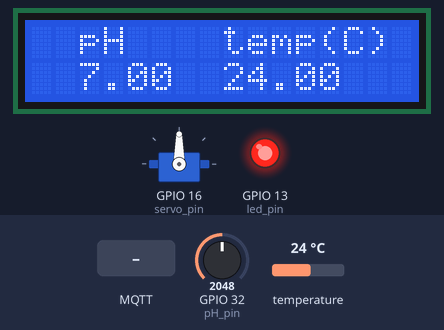
Bench run of a program on a simulated ESP32. Parts: 16×2 character LCD, servo, output pins drawn as LEDs (lit = HIGH). The inputs (shaded band) are chosen by the test bench; at power-on: temperature 24 °C, GPIO 32 (pH_pin) = 2048. WiFi joins after 1.5 s; servers stay silent unless stated; no MQTT or app messages arrive unless stated; what the program prints to the serial monitor is not drawn.

Above: at 3.3 s.
3.4 s: MQTT message "aqua/Servo" arrives on the third subscribed topic
At 4.5 s:
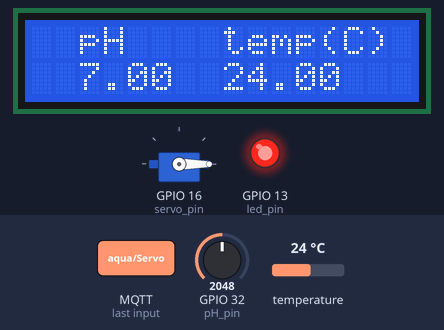
9.6 s: temperature set to 25.7 °C
At 11.2 s:
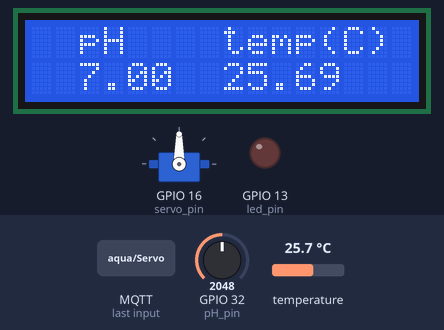
15.8 s: GPIO 32 (pH_pin) set to 2436
At 18.1 s:
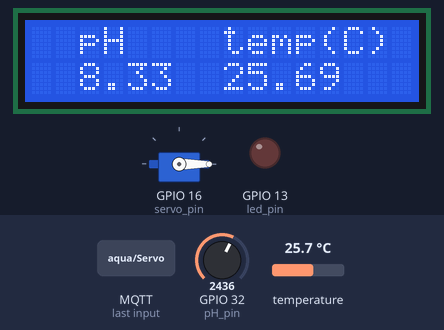
18.2 s: GPIO 32 (pH_pin) set to 2522
At 19.5 s:
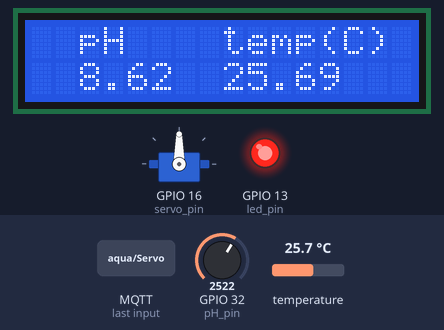
20.2 s: temperature set to 12 °C
At 21.2 s:
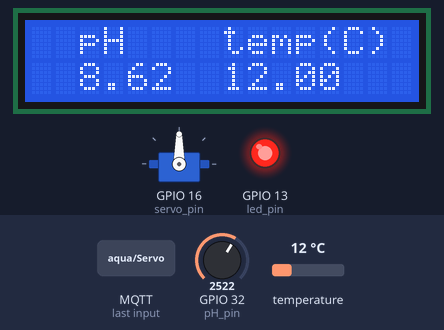
22.2 s: temperature set to 19 °C
At 24.6 s:
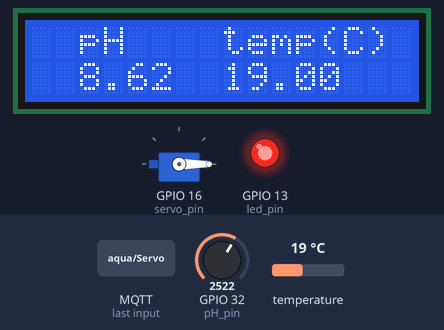
Timing chart, 0 to 25.2 s (numbered marks = the images above; inputs shaded):
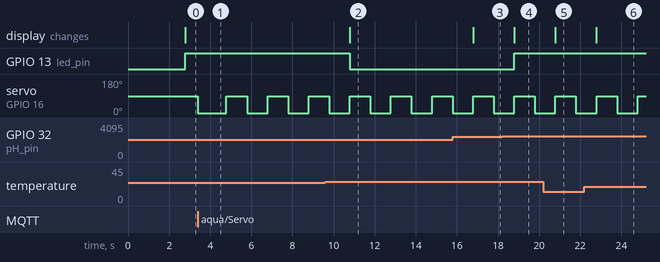

Measured:
- the behaviour switches between 24.9 and 25 °C on temperature (found by bisection; images 1 and 2)
- the behaviour switches between 2486 and 2487 on GPIO 32 (pH_pin) (found by bisection; images 3 and 4)
- after the input at 3.4 s, servo on GPIO 16 (servo_pin): 90° → 0° at once, then repeats every 2.0 s: 90° 1.0 s, 0° 1.0 s
- after the input at 9.6 s, GPIO 13 (led_pin): HIGH → LOW after 1.2 s; the display: changes after 1.2 s (image 2)
- after the input at 15.8 s, the display: changes after 0.99 s (image 3)
- after the input at 18.2 s, GPIO 13 (led_pin): LOW → HIGH after 0.59 s; the display: changes after 0.59 s (image 4)
- after the input at 20.2 s, the display: changes after 0.59 s (image 5)
- after the input at 22.2 s, the display: changes after 0.59 s (image 6)

The program:

main.cpp
```cpp
#include <LiquidCrystal_I2C.h>
#include <DallasTemperature.h>
#include <PubSubClient.h>
#include <OneWire.h>
#include <WiFi.h>
#include <cstring>
#include <ThingSpeak.h>
#include <ESP32Servo.h>
#include <queue>  // Sử dụng queue

using namespace std;

#define led_pin 13
#define tmp_pin 4
#define pH_pin 32
#define servo_pin 16

#define pubish_cycle 2000 //ms
// cập nhật dữ liệu lên thingspeak sau 7 phút rưỡi
#define thing_speak 450000 //ms

const char* ssid = "Wokwi-GUEST";
const char* password = "";

const char* mqttServer = "test.mosquitto.org";
const int mqttPort = 1883;
const char* mqttID = "vankt23";
const char* publishSensorTopic = "aqua/sensor's";
const char* feedTopic = "aqua/Servo";

// Thingspeak config
const unsigned long myChannelID = 2624543;
const char* myWriteAPIKey = "HSEZ9JK5G263RF5U";
const char* myReadAPIKey = "YA3LFQ0FBOO1RHIW";

// Thông tin Thingspeak cho `amount`
const unsigned long amountChannelID = 2627892;
const char* amountWriteAPIKey = "1CEPY8UDF09GUFSH";

const int oneWireBus = 4;

OneWire oneWire(oneWireBus);
DallasTemperature sensors(&oneWire);

LiquidCrystal_I2C lcd(0x27, 16, 2);

// default settings
float pH_upper_Limit = 8.5;
float pH_lower_Limit = 7;
float tmp_upper_Limit = 32;
float tmp_lower_Limit = 25;

bool warning = false;

WiFiClient espClient;
PubSubClient client(espClient);

Servo fishFeederServo;
int feedTimes = 0;

// Queue lưu trữ các giá trị amount cần gửi
queue<int> amountQueue;

float pH;
float tmp;

void connectToWiFi();
void connectToMQTT();
void readInfo();
void publish();
void feedFish();
void publishLimits();
void getRange(char* msg, char* topic);
void callback(char* topic, byte* payload, unsigned int length);

void connectToWiFi(){
  Serial.println();
  Serial.print("Connecting to ");
  Serial.println(ssid);
  WiFi.begin(ssid, password);

  while (WiFi.status() != WL_CONNECTED) {
    delay(100);
    Serial.print(".");
  }
  Serial.println("");
  Serial.println("WiFi connected");
  Serial.println("IP address: ");
  Serial.println(WiFi.localIP());
}

void connectToMQTT(){
  while (!client.connected()) {
    Serial.print("Connecting to MQTT...");
    if (client.connect(mqttID)) {
      Serial.println("connected");
      client.subscribe("aqua/sensor/tmpLimit");
      client.subscribe("aqua/sensor/pHLimit");
      client.subscribe("aqua/Servo");
    } else {
      Serial.print("failed with state ");
      Serial.println(client.state());
      delay(100);
    }
  }
}

void readInfo(){
  sensors.requestTemperatures();
  tmp = sensors.getTempCByIndex(0);
  pH = analogRead(pH_pin);
  pH = pH * 14.0 / 4095.0; // Chuyển đổi giá trị ADC 12-bit sang giá trị pH

  warning = (pH < pH_lower_Limit || pH > pH_upper_Limit
             || tmp < tmp_lower_Limit || tmp > tmp_upper_Limit);
}

void ledDisplay()
{
  if (warning) digitalWrite(led_pin, HIGH);
  else digitalWrite(led_pin, LOW);
}

void displayInfo(){
  readInfo();
  lcd.setCursor(0, 1);
  lcd.print("                ");
  lcd.setCursor(2, 1);
  lcd.print(pH);
  lcd.setCursor(8, 1);
  lcd.print(tmp);
  ledDisplay();
}

void publish() {
  if (!client.connected()) {
    connectToMQTT();
  }
  char temperatureString[7];
  dtostrf(tmp, 1, 2, temperatureString);

  char pHString[7];
  dtostrf(pH, 1, 2, pHString);

  char combinedString[16];
  snprintf(combinedString, sizeof(combinedString), "%s,%s", temperatureString, pHString);

  client.publish(publishSensorTopic, combinedString, 0);
}

void sendAmountFromQueue() {
  if (!amountQueue.empty()) {
    int amount = amountQueue.front();  // Lấy giá trị đầu tiên từ queue

    ThingSpeak.setField(1, amount);
    int result = ThingSpeak.writeFields(amountChannelID, amountWriteAPIKey);

    if (result == 200) {
      Serial.println("Amount sent successfully from queue");
      amountQueue.pop();  // Xóa giá trị đã gửi thành công khỏi queue
    } else {
      Serial.println("Error sending amount from queue, retrying...");
    }
  }
}

void feedFish() {
  static int last_call =  0;
  static bool opening = false;
  int current = millis();
  if (current - last_call < 1000) return;
  last_call = current;
  if (!opening)
  {
    // fishFeederServo.writeMicroseconds(1000);
    fishFeederServo.write(0);
    opening = true;
  }
  else
  {
    // fishFeederServo.writeMicroseconds(1500);
    fishFeederServo.write(90);
    opening = false;
    feedTimes--;
  }
}

void setup(){
  Serial.begin(115200);

  lcd.init();
  lcd.backlight();
  lcd.setCursor(2, 0);
  lcd.print("pH");
  lcd.setCursor(8, 0);
  lcd.print("temp(C)");

  pinMode(pH_pin, INPUT);
  pinMode(tmp_pin, INPUT);
  pinMode(led_pin, OUTPUT);
  fishFeederServo.attach(servo_pin);

  sensors.begin();
  ThingSpeak.begin(espClient);

  connectToWiFi();
  client.setServer(mqttServer, mqttPort);
  connectToMQTT();
  client.setCallback(callback);
}

void loop()
{
  if (!client.connected()) {
    connectToMQTT();
  }
  client.loop();

  if (feedTimes > 0) {
    feedFish();
  }

  static int last_sent = 0;
  int current = millis();
  if (current - last_sent >= pubish_cycle)
  {
    last_sent = current;
    displayInfo();
    publish();
  }

  // Gửi amount từ queue lên ThingSpeak sau mỗi 7'30s
  static int thingSpeak_last_sent = 0;
  if (current - thingSpeak_last_sent >= thing_speak)
  {
    thingSpeak_last_sent = current;
    ThingSpeak.setField(1,tmp);
    ThingSpeak.setField(2,pH);
    int msg = ThingSpeak.writeFields(myChannelID, myWriteAPIKey);
    if (msg == 200){
      Serial.println("Successful");
    }
    else {
      Serial.println("Error");
    }
    sendAmountFromQueue();
  }
}

void callback(char* topic, byte* payload, unsigned int length)
{
  char* msg = new char[length+1];
  Serial.print("Message arrived [");
  Serial.print(topic);
  Serial.print("]: ");

  for(int i = 0 ; i < length; i++) {msg[i] = (char)payload[i];}
  msg[length] = '\0';
  Serial.println(msg);

  if (strcmp(topic, "aqua/Servo") == 0) {
    int amount = int(msg[0] - '0');
    feedTimes += amount;
    Serial.println(topic);
        amountQueue.push(amount);
  }

  else getRange(msg, topic);
  delete [] msg;
}

void getRange(char* msg, char* topic) {
  char* token = strtok(msg, ",");

  if (strcmp(topic, "aqua/sensor/pHLimit") == 0)
  {
    pH_upper_Limit = stof(token);
    token = strtok(NULL, ",");
    pH_lower_Limit = stof(token);
  }
  else if (strcmp(topic, "aqua/sensor/tmpLimit") == 0)
  {
    tmp_upper_Limit = stof(token);
    token = strtok(NULL, ",");
    tmp_lower_Limit = stof(token);
  }
}
```
